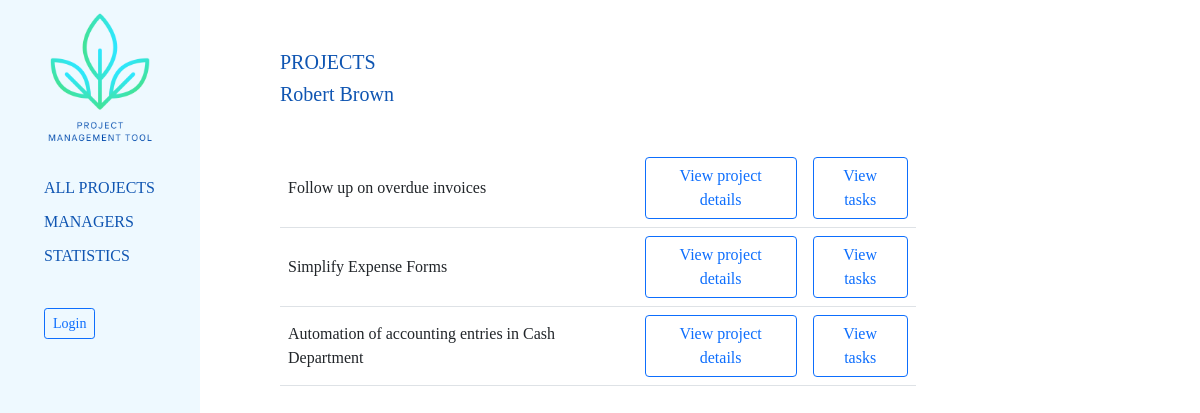
The page /managers/2/ on the database its author committed.
### projectmanagement_app/models.py (models this page shows, shortened)
class ProjectManager(models.Model):
    name = models.CharField(max_length=100)
    department = models.CharField(max_length=100)
    def __str__(self):
        return self.name

class Project(models.Model):
    name = models.CharField(max_length=100, unique=True)
    description = models.TextField(null=True, blank=True)
    department = models.CharField(max_length=100)
    manager = models.ForeignKey(ProjectManager, on_delete=models.PROTECT, null=True)
    PROJECT_STATUS = (
        ('NS', 'Not started'),
        ('IP', 'In Progress'),
        ('CO', 'Completed'),
        ('CA', 'Cancelled'),
    )
    status = models.CharField(
        max_length=2,
        choices=PROJECT_STATUS,
        default='NS',
    )

### projectmanagement_app/views.py (the view)
# urls.py: path("managers/<int:manager_id>/", views.managers_projects, name="managers-projects"),
def managers_projects(request, manager_id):
    projects = Project.objects.filter(manager=manager_id)
    manager_name = ProjectManager.objects.get(id=manager_id)
    context = {
        'projects': projects,
        'manager_id': manager_id,
        'manager_name': manager_name,
    }
    return render(request, 'managers_projects.html', context=context)

### projectmanagement_app/templates/managers_projects.html (shortened to what this page needs)
{% extends "base.html" %}
{% block content %}
<h4 style="padding-bottom: 0px;">PROJECTS</h4>
<h5>{{ manager_name }} </h5>
{% if projects %}
<table class="table" style="width:70%; margin-bottom:35px;">
    <tbody>
    {% for project in projects %}
      <tr>
        <td class="align-middle">{{ project.name }}</td>
        <td class="align-middle"><a href="{% url "project-detail" project.id %}" class="btn btn-outline-primary">View project details</a></td>
        <td class="align-middle"><a href="{% url "task-list" project.id %}" class="btn btn-outline-primary">View tasks</a></td>
      </tr>
    {% endfor %}
    </tbody>
</table>
{% else %}
<p style="padding-bottom: 35px;">There are no projects for this manager.</p>
{% endif %}
{% endblock %}

### projectmanagement_app/static/css/styles.css (style rules this page uses)
body { font-family: Calibri; }
h4 { color: #0F55B2; padding-bottom: 35px; font-size: 20px; }
h5 { color: #0F55B2; padding-bottom: 35px; }
td a { text-decoration: none; color: #000000; }
a { color: #0F55B2; }

### rows shown on the page
ProjectManager: name "Robert Brown"
Project: name "Follow up on overdue invoices"
Project: name "Simplify Expense Forms"
Project: name "Automation of accounting entries in Cash Department"
